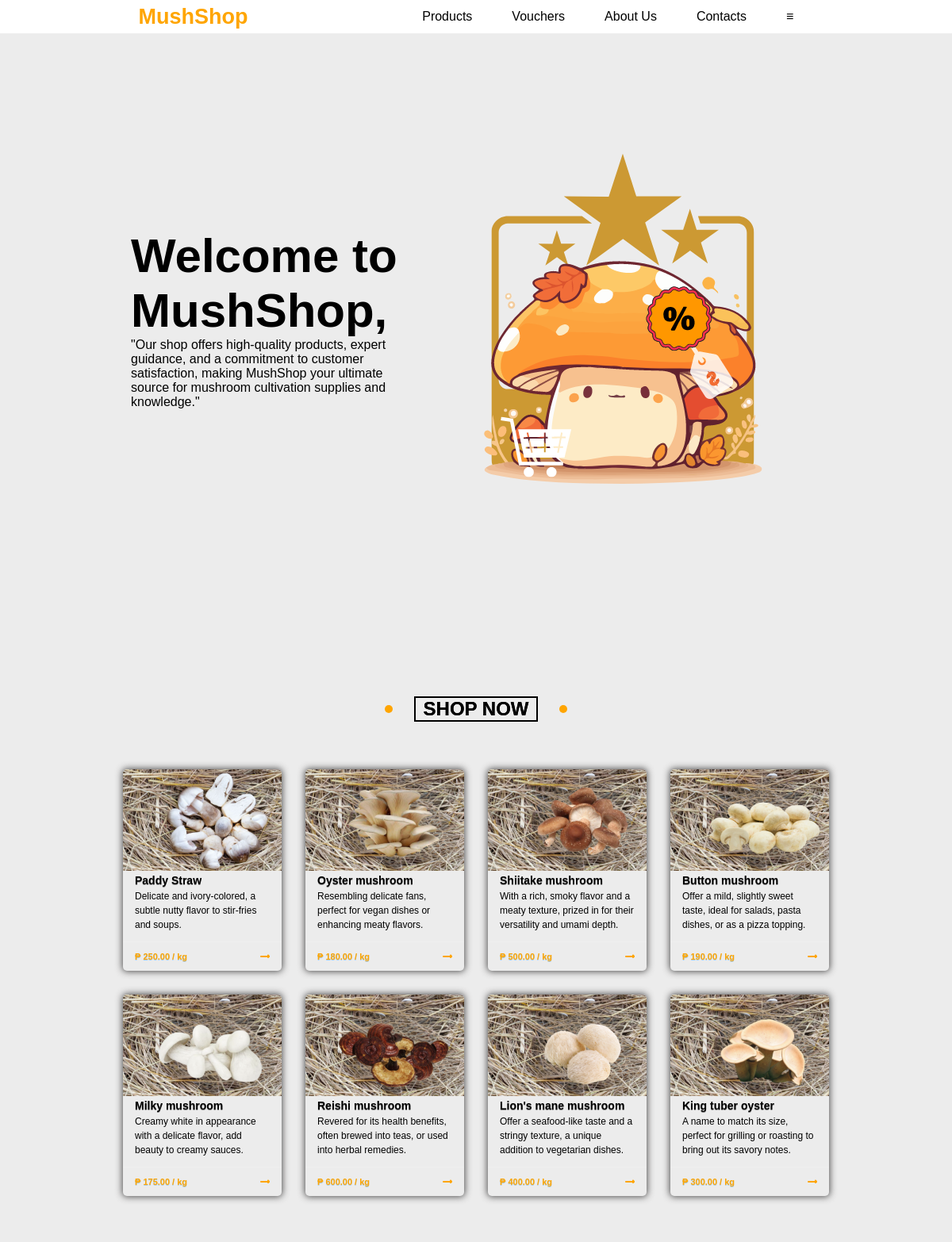
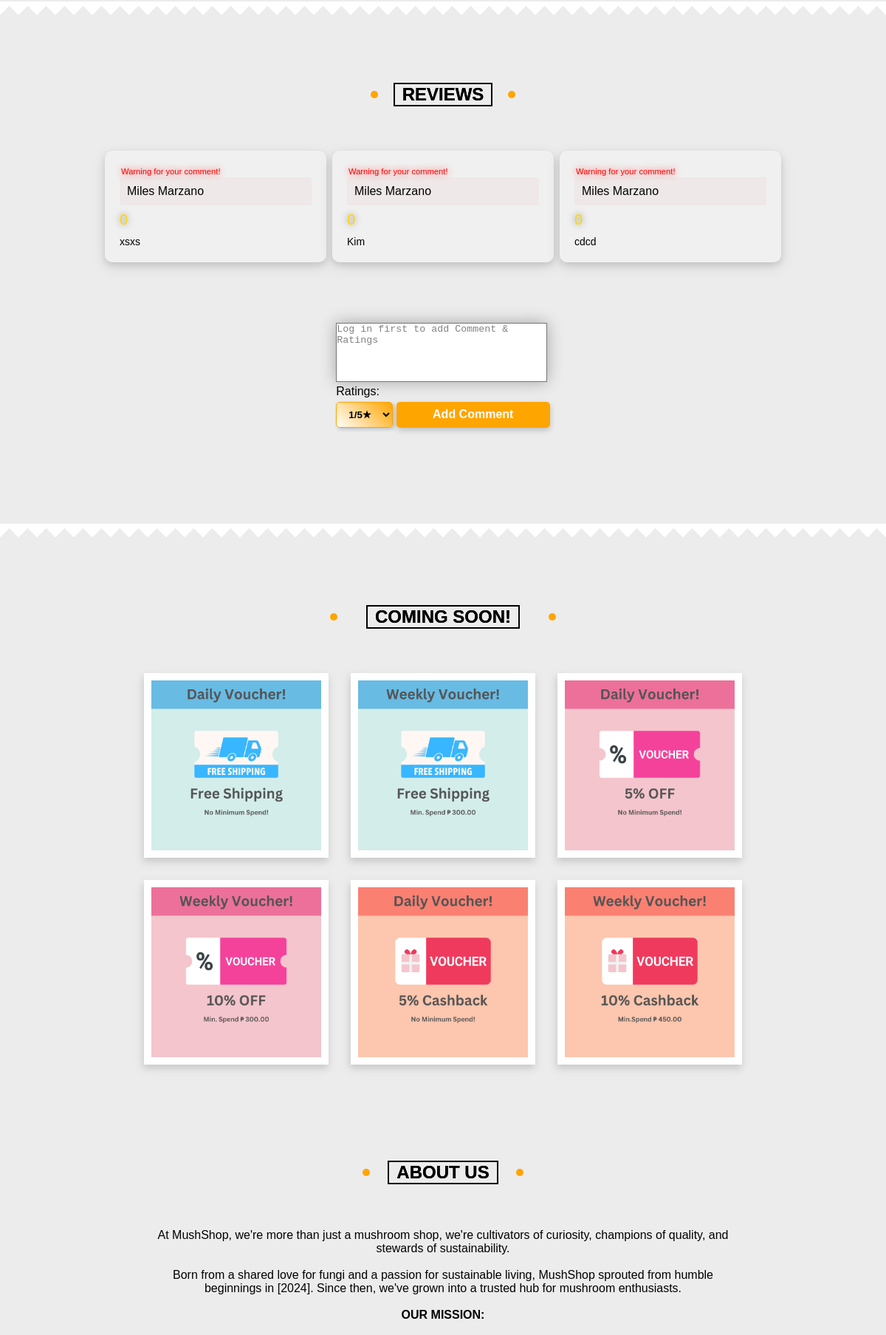
Screenshot of /Mushroom/shop/shop.php?username=miles&firstname=Miles&lastname=Marzano&email=marzanomiles@gmail.com&address=spc&phonenumber=09955425054 (signed in, upper part) with the database file from the repository (2 pictures, top to bottom).
### tables this page shows
CREATE TABLE `comments` (
  `id` int(11) NOT NULL,
  `name` varchar(255) NOT NULL,
  `rating` int(11) NOT NULL,
  `comment` text NOT NULL,
  `created_at` timestamp NOT NULL DEFAULT current_timestamp(),
  `warning` text NOT NULL DEFAULT ''
);

### Mushroom/shop/shop.php (the view, shortened to what this page needs)
<!DOCTYPE html>
<html lang="en">
<head>
    <link rel="stylesheet" href="shop.css">
</head>
<body>
    <div class="container">
        <section class="first-section">
            <header>
                <div class="logo">
                    <h2>MushShop</h2>
                </div>
                <nav>
                    <ul class="main-ul">
                        <li class="main-li"><a href="#prod">Products</a></li>
                        <li class="main-li"><a href="#vou">Vouchers</a></li>
                        <li class="main-li"><a href="#fea">About Us</a></li>
                        <li class="main-li"><a href="#foo">Contacts</a></li>
                        <li class="main-li other"><a>≡</a></li>
                    </ul>
                </nav>
            </header>
            <section class="inner-section">
                <div class="text">
                    <h2> Welcome to MushShop,</h2>
                    <p>"Our shop offers high-quality products, expert guidance, and a commitment to customer satisfaction, making MushShop your ultimate source for mushroom cultivation supplies and knowledge."</p>
                </div>
                <img src="Images/logo.png" class="animation-img" alt="photo">
            </section>
        </section>
        <br>
        <section class="second-section">
            <h2 id="prod" class="title">Shop Now</h2>
            <div class="card-container">
                <div class="card" data-content="content1">
                    <img src="Images/paddy-straw.png" alt="card photo">
                    <div class="card-text">
                        <h3 class="card-title">Paddy Straw</h3>
                        <p>Delicate and ivory-colored, a subtle nutty flavor to stir-fries and soups.</p>
                    </div>
                    <hr>
                    <div class="card-footer">
                        <a href="#art">₱ 250.00 / kg</a>
                        <a href="#art" class="arrow"></a>
                    </div>
                </div>
                <div class="card" data-content="content2">
                    <img src="Images/oyster-mushroom.png" alt="card photo">
                    <div class="card-text">
                        <h3 class="card-title">Oyster mushroom</h3>
                        <p>Resembling delicate fans, perfect for vegan dishes or enhancing meaty flavors.</p>
                    </div>
                    <hr>
                    <div class="card-footer">
                        <a href="#art">₱ 180.00 / kg</a>
                        <a href="#art" class="arrow"></a>
                    </div>
                </div>
                <div class="card" data-content="content3">
                    <img src="Images/shiitake-mushroom.png" alt="card photo">
                    <div class="card-text">
                        <h3 class="card-title">Shiitake mushroom</h3>
                        <p>With a rich, smoky flavor and a meaty texture, prized in for their versatility and umami depth.</p>
                    </div>
                    <hr>
                    <div class="card-footer">
                        <a href="#art">₱ 500.00 / kg</a>
                        <a href="#art" class="arrow"></a>
                    </div>
                </div>
                <div class="card" data-content="content4">
                    <img src="Images/button-mushroom.png" alt="card photo">
                    <div class="card-text">
                        <h3 class="card-title">Button mushroom</h3>
                        <p>Offer a mild, slightly sweet taste, ideal for salads, pasta dishes, or as a pizza topping.</p>
                    </div>
                    <hr>
                    <div class="card-footer">
                        <a href="#art">₱ 190.00 / kg</a>
                        <a href="#art" class="arrow"></a>
                    </div>
                </div>
                <div class="card" data-content="content5">
                    <img src="Images/milky-mushroom.png" alt="card photo">
                    <div class="card-text">
                        <h3 class="card-title">Milky mushroom</h3>
                        <p>Creamy white in appearance with a delicate flavor, add beauty to creamy sauces.</p>
                    </div>
                    <hr>
                    <div class="card-footer">
                        <a href="#art">₱ 175.00 / kg</a>
                        <a href="#art" class="arrow"></a>
                    </div>
                </div>
                <div class="card" data-content="content6">
                    <img src="Images/reishi-mushroom.png" alt="card photo">
                    <div class="card-text">
                        <h3 class="card-title">Reishi mushroom</h3>
                        <p>Revered for its health benefits, often brewed into teas, or used into herbal remedies.</p>
                    </div>
                    <hr>
                    <div class="card-footer">
                        <a href="#art">₱ 600.00 / kg</a>
                        <a href="#art" class="arrow"></a>
                    </div>
                </div>
                <div class="card" data-content="content7">
                    <img src="Images/lion-mane-mushroom.png" alt="card photo">
                    <div class="card-text">
                        <h3 class="card-title">Lion's mane mushroom</h3>
                        <p>Offer a seafood-like taste and a stringy texture, a unique addition to vegetarian dishes.</p>
                    </div>
                    <hr>
                    <div class="card-footer">
                        <a href="#art">₱ 400.00 / kg</a>
                        <a href="#art" class="arrow"></a>
                    </div>
                </div>
                <div class="card" data-content="content8">
                    <img src="Images/king-tuber-oyster.png" alt="card photo">
                    <div class="card-text">
                        <h3 class="card-title">King tuber oyster</h3>
                        <p>A name to match its size, perfect for grilling or roasting to bring out its savory notes.</p>
                    </div>
                    <hr>
                    <div class="card-footer">
                        <a href="#art">₱ 300.00 / kg</a>
                        <a href="#art" class="arrow"></a>
                    </div>
                </div>
            </div>
        </section>
        <section class="fifth-section">
            <div class="back-ground3"></div>
            <h2 id="tes" class="title">Reviews</h2>
            <?php
            $servername = "localhost";
            $username = "root";
            $password = "";
            $dbname = "productrating";
            try {
                $conn = new PDO("mysql:host=$servername;dbname=$dbname", $username, $password);
                $conn->setAttribute(PDO::ATTR_ERRMODE, PDO::ERRMODE_EXCEPTION);
                $sql = "SELECT name, rating, comment, warning FROM comments";
                $stmt = $conn->query($sql);
                $comments = $stmt->fetchAll(PDO::FETCH_ASSOC);
            } catch (PDOException $e) {
                echo "Error: " . $e->getMessage();
            } ?>
            <div class="cparent">
                <div class="rts-container">
                    <?php foreach ($comments as $comment) : ?>
                        <div class="comment">
                            <div id="warnings"><?php echo $comment['warning']; ?></div>
                            <div id="displayname"><?php echo $comment['name']; ?></div>
                            <div id="displayrating"><?php echo $comment['rating']; ?></div>
                            <div id="displaycomment"><?php echo $comment['comment']; ?></div>
                        </div>
                    <?php endforeach; ?>
                </div>
            </div>
            <div class="comment-container">
                <form id="commentForm">
                    <textarea id="comment" name="comment" placeholder="Log in first to add Comment & Ratings" class="tbox"></textarea><br>
                    <label for="rating">Ratings:</label><br>
                    <select id="rating" name="rating" class="ratebtn" title="Ratings">
                        <option value="★✰✰✰✰">1/5★</option>
                    </select>
                    <button type="button" onclick="addComment()" id="addCommentButton" class="cmtbutton">Add Comment</button>
                </form>
            </div>
        </section>
        <section class="third-section">
            <div class="back-ground3"></div>
            <h2 id="vou" class="title">Coming Soon!</h2>
            <div class="img-container">
                <div class="img">
                    <img src="Images/free-shipping-no-min.png" class="img-3" alt="web design photo">
                </div>
                <div class="img">
                    <img src="Images/free-shipping-min.png" class="img-3" alt="web design photo">
                </div>
                <div class="img">
                    <img src="Images/off-5.png" class="img-3" alt="web design photo">
                </div>
                <div class="img">
                    <img src="Images/off-10.png" class="img-3" alt="web design photo">
                </div>
                <div class="img">
                    <img src="Images/cashback-5.png" class="img-3" alt="web design photo">
                </div>
                <div class="img">
                    <img src="Images/cashback-10.png" class="img-3" alt="web design photo">
                </div>
            </div>
        </section>
        <section class="fourth-section">
            <h2 id="fea" class="title">About Us</h2>
            <div class="abus">
                <p>At MushShop, we're more than just a mushroom shop, we're cultivators of curiosity, champions of quality, and stewards of sustainability. </p>
                <br>
                <p>Born from a shared love for fungi and a passion for sustainable living, MushShop sprouted from humble beginnings in [2024]. Since then, we've grown into a trusted hub for mushroom enthusiasts.</p><br>
                <p><b>OUR MISSION:</b></p>
                <br>
            </div>
        </section>
    </div>
</body>
</html>

### rows the page displays
comments: warning "Warning for your comment!", name "Miles Marzano", rating "0", comment "xsxs"
comments: warning "Warning for your comment!", name "Miles Marzano", rating "0", comment "Kim"
comments: warning "Warning for your comment!", name "Miles Marzano", rating "0", comment "cdcd"
